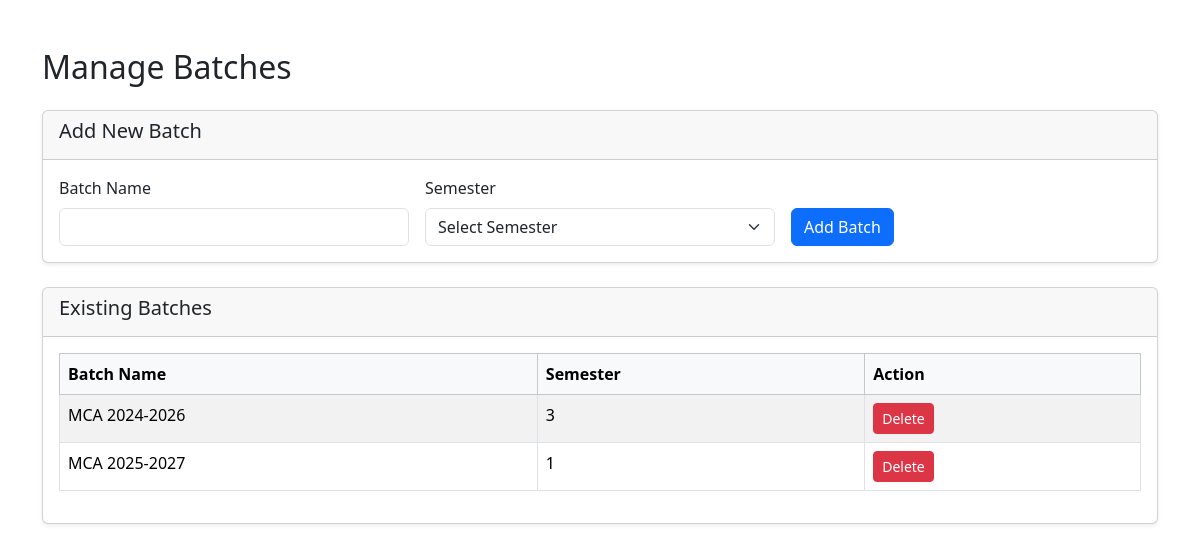
The app's page /manage_batches/ (signed in) with its own data.
### evaluation/models.py (models this page shows, shortened)
class Batch(models.Model):
    name = models.CharField(max_length=50)
    semester = models.ForeignKey(Semester, on_delete=models.CASCADE)

class Semester(models.Model):
    name = models.CharField(max_length=20, unique=True)

### evaluation/views.py (the view, shortened to what this page needs)
# urls.py: path("manage_batches/", views.manage_batches, name="manage_batches"),
@login_required
def manage_batches(request):
    if request.user.role != "Admin":
        return redirect("login")
    batches = Batch.objects.all()
    semesters = Semester.objects.all()
    return render(request, "manage_batches.html", {"batches": batches, "semesters": semesters})

### templates/manage_batches.html (shortened to what this page needs)
<!DOCTYPE html>
<html lang="en">
<head>
  <link href="https://cdn.jsdelivr.net/npm/bootstrap@5.3.2/dist/css/bootstrap.min.css" rel="stylesheet">
</head>
<body>
<div class="container py-5">
  <h2 class="mb-4">Manage Batches</h2>
  <div class="card shadow-sm mb-4">
    <div class="card-header">
      <h5>Add New Batch</h5>
    </div>
    <div class="card-body">
      <form method="POST" class="row g-3">
        <div class="col-md-4">
          <label class="form-label">Batch Name</label>
          <input type="text" name="name" class="form-control" required>
        </div>
        <div class="col-md-4">
          <label class="form-label">Semester</label>
          <select name="semester" class="form-select" required>
            <option value="">Select Semester</option>
          </select>
        </div>
        <div class="col-md-4 d-flex align-items-end">
          <button type="submit" class="btn btn-primary">Add Batch</button>
        </div>
      </form>
    </div>
  </div>
  <div class="card shadow-sm">
    <div class="card-header">
      <h5>Existing Batches</h5>
    </div>
    <div class="card-body">
      <table class="table table-striped table-bordered">
        <thead class="table-light">
          <tr>
            <th>Batch Name</th>
            <th>Semester</th>
            <th>Action</th>
          </tr>
        </thead>
        <tbody>
          {% for batch in batches %}
          <tr>
            <td>{{ batch.name }}</td>
            <td>{{ batch.semester.name }}</td>
            <td>
              <form method="POST" class="d-inline">
                <button type="submit" class="btn btn-danger btn-sm">Delete</button>
              </form>
            </td>
          </tr>
          {% empty %}
          <tr>
            <td colspan="3" class="text-center">No batches available.</td>
          </tr>
          {% endfor %}
        </tbody>
      </table>
    </div>
  </div>
</div>
</body>
</html>

### records on screen
Batch: name "MCA 2024-2026", semester.name "3"
Batch: name "MCA 2025-2027", semester.name "1"
